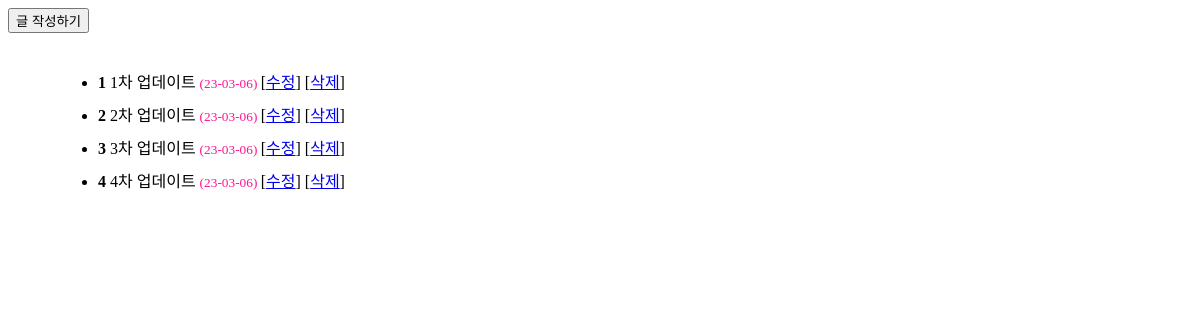
Before: /onememos/ with the older database file.
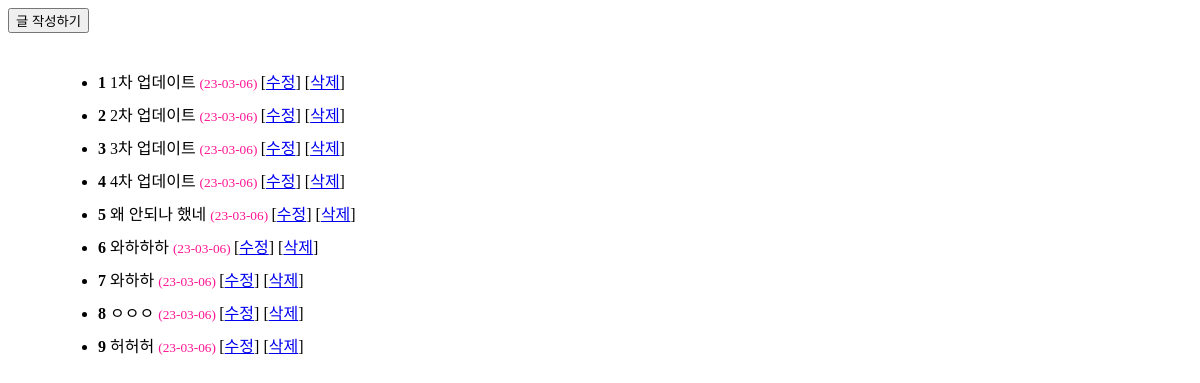
After: the same page with the newer database file.
### onememos/models.py (models this page shows, shortened)
class Memo(models.Model):
    description = models.CharField(max_length=200) # @Column(length = 200) 느낌
    created_at = models.DateTimeField(auto_now_add=True) # @CreatedDate 느낌

### onememos/views.py (the view)
# urls.py: path('', views.main, name='main'),
def main(request): # 기본적인 요청 흐름 url 요청 -> urls.py -> main()
    lists = Memo.objects.all() # Memo 객체 전부 조회
    data = {'lists' : lists} # 반드시 딕셔너리 형태로 저장하여 템플릿 파일로 전달해야 함 (map.addAttribute() 느낌)
    return render(request, 'main.html', data) # 템플릿 파일명 (앱 폴더 하위 templates에 있다면 경로 지정 하지 않아도 됨)

### onememos/templates/main.html (shortened to what this page needs)
<!DOCTYPE html>
<html>
    <head>
    </head>
    <body>
        <form action="./write" method="GET">
            <button>글 작성하기</button>
        </form>
        <br>
        <div style="padding-left: 50px;">
            <ul style="line-height: 2em;">
                {% for article in lists %}
                <li>
                    <b>{{article.id}}</b>
                    {{article.description}}
                    <small style="color:deeppink">
                        ({{article.created_at | date:'y-m-d'}})
                    </small>
                    [<a href="./modify/{{article.id}}">수정</a>]
                    [<a href="./delete/{{article.id}}">삭제</a>]
                </li>
                {% endfor %}
            </ul>
        </div>
    </body>
</html>

Changed rows visible on the page:
added Memo: id "5", description "왜 안되나 했네", created_at "23-03-06"
added Memo: id "6", description "와하하하", created_at "23-03-06"
added Memo: id "7", description "와하하", created_at "23-03-06"
added Memo: id "8", description "ㅇㅇㅇ", created_at "23-03-06"
added Memo: id "9", description "허허허", created_at "23-03-06"
